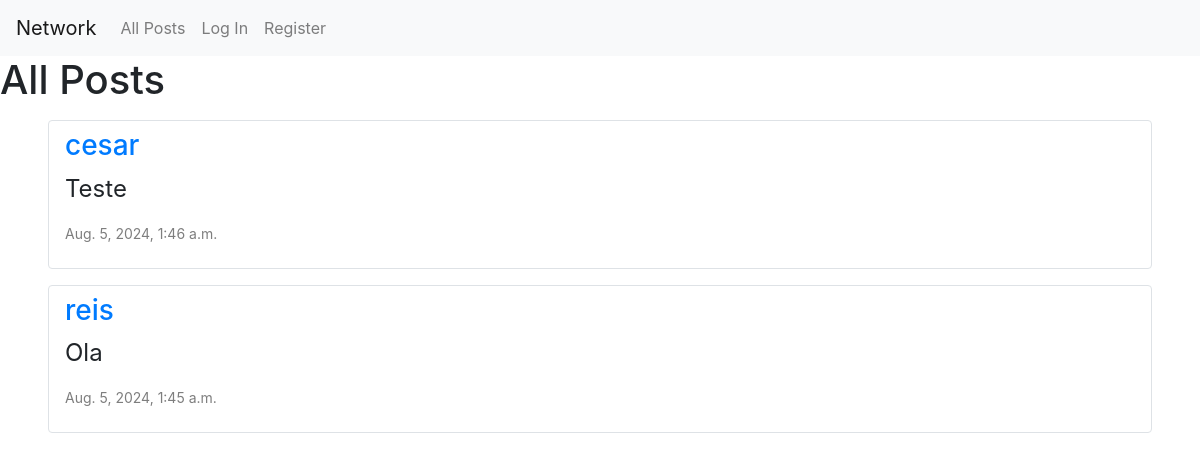
Before: / with the older database file.
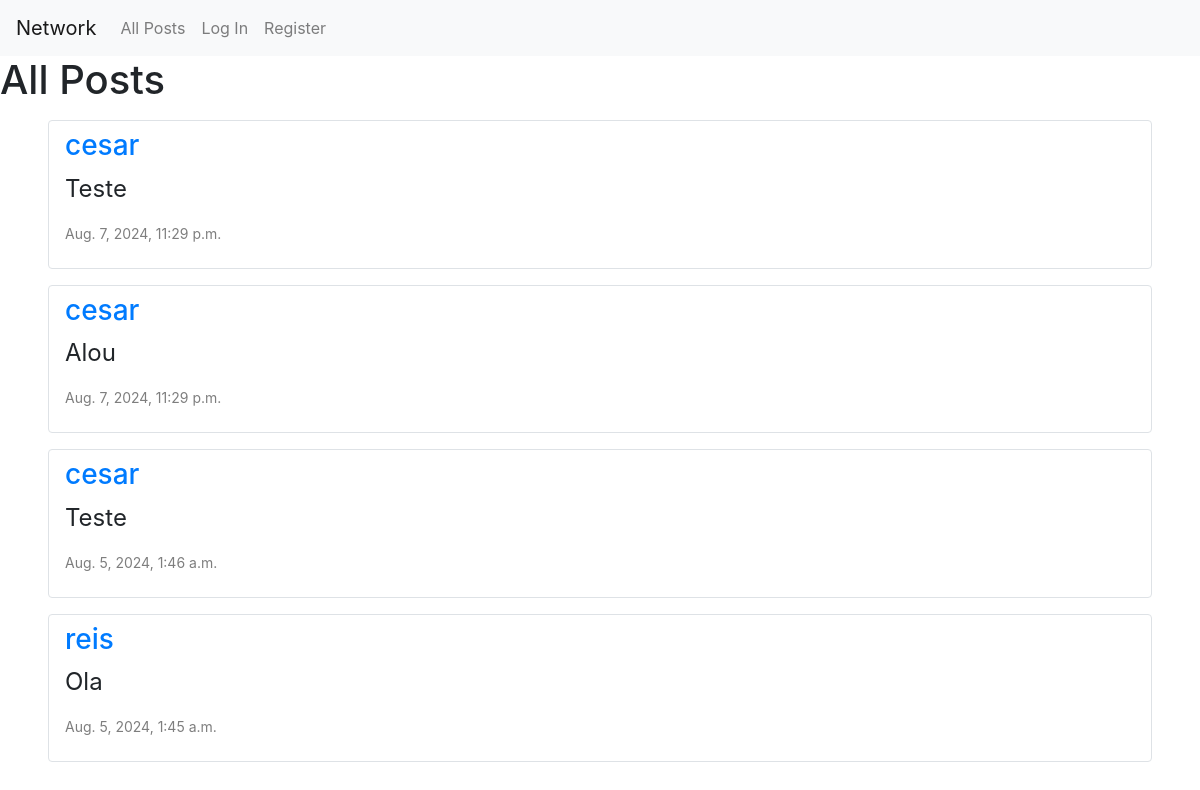
After: the same page with the newer database file.
### network/models.py (models this page shows, shortened)
class Post(models.Model):
    content = models.CharField(max_length=140)
    author = models.ForeignKey(User, on_delete=models.CASCADE, related_name="author")
    date = models.DateTimeField(auto_now_add=True)

class User(AbstractUser):
    pass

### network/views.py (the view)
# urls.py: path("", views.index, name="index"),
def index(request):
    allPosts = Post.objects.all().order_by("id").reverse()
    paginator = Paginator(allPosts, 10)
    allPosts = paginator.get_page(request.GET.get('page'))
    allLikes = Liked.objects.all()
    whoYouLiked = []
    try:
        for like in allLikes:
            if like.user.id == request.user.id:
                whoYouLiked.append(like.post.id)
    except:
        return JsonResponse({"message": "Like adicionado!"})
    return render(request, "network/index.html",{
        "allPosts": allPosts,
        "whoYouLiked":whoYouLiked
    })

### network/templates/network/index.html (shortened to what this page needs)
{% extends 'network/layout.html' %}
{% block body %}
<h1>All Posts</h1>
<div class="all-posts">
  {% for post in allPosts %}
  <div class="post-card rounded my-3 mx-5 border py-2 px-3">
    <h3><a href="{% url 'profile' user_id=post.author.id %}">{{ post.author }}</a></h3>
    <p id="content_text{{post.id}}">{{ post.content }} </p>
    <p>{{ post.date }}</p>
  </div>
  {% endfor %}
</div>
{% endblock %}

Changed rows visible on the page:
added Post: author "cesar", content "Teste", date "Aug. 7, 2024, 11:29 p.m."
added Post: author "cesar", content "Alou", date "Aug. 7, 2024, 11:29 p.m."
